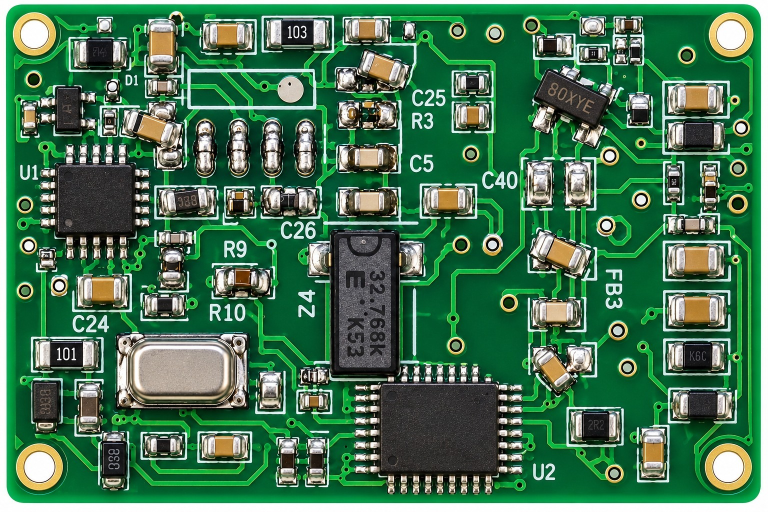
#> input picture new1/goodpcb.jpeg, 1536 x 1024 px (shown at 1/2 size)
$ python -i green_board.py   (imports and definitions only)
#> lines starting #> are read from the running program, lines starting #| are printed output that depends on the picture; after the words box and inside, x2 and y2 are one past the last pixel; in counts of white or black regions, pixels touching at a corner belong together
#> further down, picture is the input picture: PIL image 1536x1024 RGB; mean R, G, B 68.8, 118.8, 84.6
"""Find the green PCB in a camera frame so defect inference only sees the board."""

from __future__ import annotations

import cv2
import numpy as np
from typing import NamedTuple

from PIL import Image

# OpenCV hue runs 0–179. Solder mask ranges from bright yellow-green (~40) to dark blue-green (~105);
# the saturation floor keeps out white and grey tables, which share the hue but carry little colour.
GREEN_LOW = np.array([35, 45, 15], dtype=np.uint8)
GREEN_HIGH = np.array([110, 255, 255], dtype=np.uint8)
MIN_BOARD_AREA = 0.04  # of the frame; smaller green patches are not treated as a board
MIN_GREEN_FILL = 0.25  # share of real green pixels inside the region; dark or grey surfaces fall well below
EDGE_MARGIN = 0.01  # of the frame side; a board this close to an edge is treated as cut off by it
MIN_EDGE_BOARD_AREA = 0.15  # a board cut off by the frame edge must still cover this much of the frame
MAX_WORK_SIDE = 640
PADDING = 0.02  # of the board size, so components on the edge stay in the crop


def _board_contour(rgb: np.ndarray):
    """Largest green region in a downscaled copy, with the scale used, or None."""
    height, width = rgb.shape[:2]
#> height = 1024; width = 1536
    scale = min(1.0, MAX_WORK_SIDE / max(width, height))
#> scale = 0.417
    small = cv2.resize(rgb, (round(width * scale), round(height * scale)), interpolation=cv2.INTER_AREA) if scale < 1 else rgb
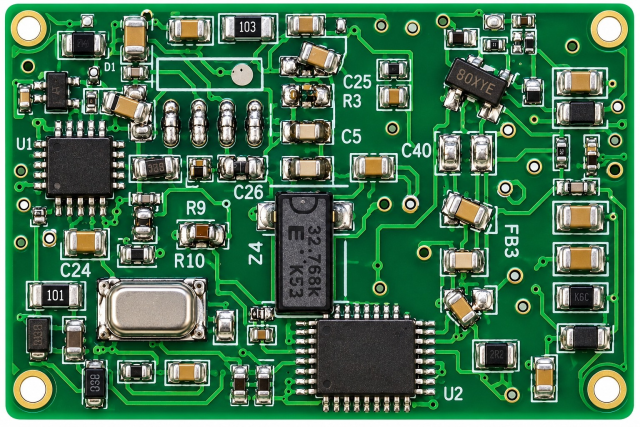
#> small: shape (427, 640, 3); mean R, G, B 68.8, 118.8, 84.6
    hsv = cv2.cvtColor(cv2.GaussianBlur(small, (5, 5), 0), cv2.COLOR_RGB2HSV)
#> hsv: shape (427, 640, 3); mean H, S, V 63.4, 137.4, 121.1
    raw = cv2.inRange(hsv, GREEN_LOW, GREEN_HIGH)
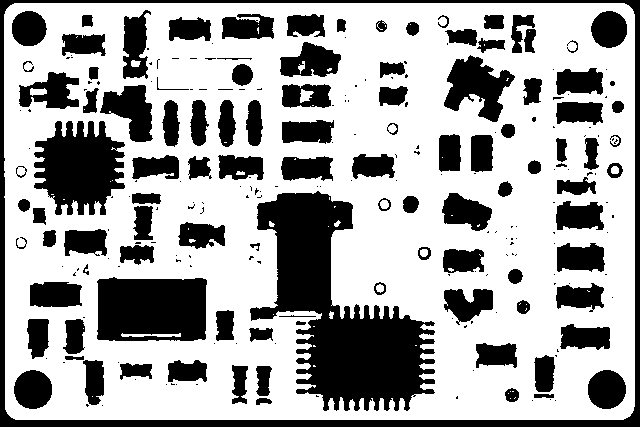
#> raw: shape (427, 640); 65.1% white; 251 black regions (143 under 20 px), largest, box (x1, y1, x2, y2) and area: (250, 191, 435, 411) 18562, (0, 0, 640, 427) 10578, (97, 277, 207, 341) 6503
    # Close the gaps left by silver pads, white silkscreen and black ICs, then drop specks.
    side = max(5, round(min(small.shape[:2]) * 0.04)) | 1
#> side = 17
    kernel = cv2.getStructuringElement(cv2.MORPH_RECT, (side, side))
    mask = cv2.morphologyEx(raw, cv2.MORPH_CLOSE, kernel, iterations=2)
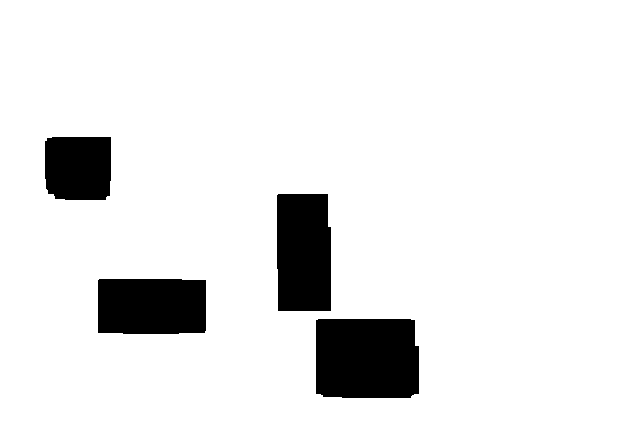
#> mask: shape (427, 640); 91.2% white; 4 black regions, box (x1, y1, x2, y2) and area: (316, 319, 419, 398) 7950, (277, 194, 331, 311) 6176, (98, 279, 206, 334) 5861, (45, 137, 111, 200) 4019
    mask = cv2.morphologyEx(mask, cv2.MORPH_OPEN, kernel)
#> mask: shape (427, 640); 91.2% white; 3 black regions, box (x1, y1, x2, y2) and area: (277, 194, 419, 398) 14248, (98, 279, 206, 334) 5861, (45, 137, 111, 200) 4019
    contours, _ = cv2.findContours(mask, cv2.RETR_EXTERNAL, cv2.CHAIN_APPROX_SIMPLE)
#> contours = [[[0, 0], [0, 426], [639, 426], [639, 0]]]
    if not contours:
        return None
    board = max(contours, key=cv2.contourArea)
#> board = [[0, 0], [0, 426], [639, 426], [639, 0]]
    area = cv2.contourArea(board)
#> area = 272214
    if area < MIN_BOARD_AREA * small.shape[0] * small.shape[1]:
        return None
    region = np.zeros_like(raw)
    cv2.drawContours(region, [board], -1, 255, cv2.FILLED)
#> region: shape (427, 640); every value is 255
    if cv2.countNonZero(cv2.bitwise_and(raw, region)) < MIN_GREEN_FILL * area:
        return None
    return board.astype(np.float32) / scale


def find_green_board(image: Image.Image) -> dict | None:
    """Return the board's normalized axis-aligned {x, y, w, h}, or None when no green board is visible."""
    board = _board_contour(np.asarray(image.convert("RGB")))
    if board is None:
        return None
    x, y, w, h = cv2.boundingRect(board)
    return {"x": x / image.width, "y": y / image.height, "w": min(w, image.width - x) / image.width, "h": min(h, image.height - y) / image.height}


class BoardCrop(NamedTuple):
    image: Image.Image  # the straightened board, everything outside its outline painted white
    region: dict  # normalized axis-aligned box in the frame, plus the straightening angle
    mask: np.ndarray  # 255 where the crop is board, 0 where it was background


def crop_green_board(image: Image.Image, require_full_view: bool = True) -> tuple[str, BoardCrop | None]:
    """Cut out just the green board, straightened if it lies at an angle.

    Returns ("ok", crop), ("none", None) when no board is visible, or ("partial", None)
    when only a sliver of a board at the frame edge is visible. Uploaded photos are often cropped tight to the
    board, so callers pass require_full_view=False for them.
    """
    rgb = np.asarray(image.convert("RGB"))
    board = _board_contour(rgb)
#> board = [[0, 0], [0, 1022.4], [1533.6, 1022.4], [1533.6, 0]]
    if board is None:
        return "none", None
    x, y, w, h = cv2.boundingRect(board)
#> x = 0; y = 0; w = 1534; h = 1023
    margin_x, margin_y = EDGE_MARGIN * rgb.shape[1], EDGE_MARGIN * rgb.shape[0]
#> margin_x = 15.36; margin_y = 10.24
    clipped = x <= margin_x or y <= margin_y or x + w >= rgb.shape[1] - margin_x or y + h >= rgb.shape[0] - margin_y
#> clipped = True
    # A large board clipped by the frame is still inspected; a sliver at the edge is a board not yet in place.
    if require_full_view and clipped and cv2.contourArea(board) < MIN_EDGE_BOARD_AREA * rgb.shape[0] * rgb.shape[1]:
        return "partial", None
    mask = np.zeros(rgb.shape[:2], dtype=np.uint8)
    cv2.drawContours(mask, [cv2.convexHull(board.astype(np.int32))], -1, 255, cv2.FILLED)
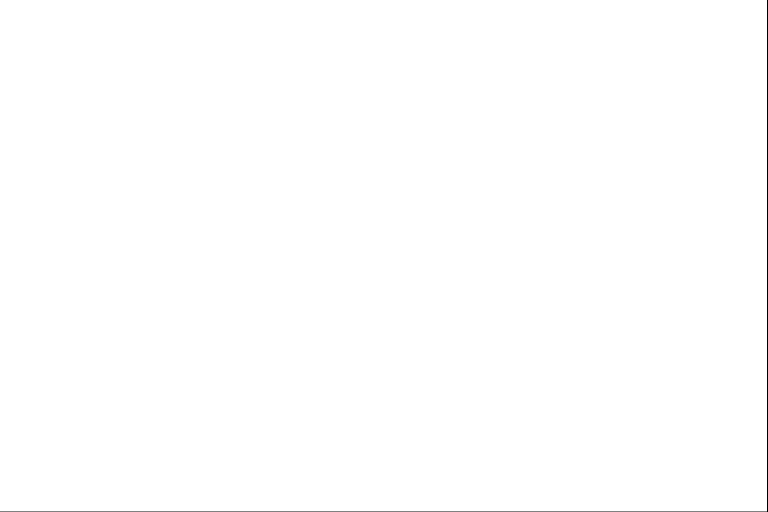
#> mask: shape (1024, 1536) (shown at 1/2 size); 99.8% white; 1 black region, box (x1, y1, x2, y2) and area: (0, 0, 1536, 1024) 3582
    (cx, cy), (w, h), angle = cv2.minAreaRect(board)
#> cx = 766.8; cy = 511.2; w = 1022.4; h = 1533.6; angle = -90
    # Keep the turn under 45° so the board is straightened, not flipped on its side.
    if angle > 45:
        angle -= 90
        w, h = h, w
    elif angle < -45:
        angle += 90
#> angle = 0
        w, h = h, w
#> w = 1533.6; h = 1022.4
    w, h = w * (1 + 2 * PADDING), h * (1 + 2 * PADDING)
#> w = 1594.9; h = 1063.3
    if abs(angle) >= 2:
        matrix = cv2.getRotationMatrix2D((cx, cy), angle, 1.0)
        size = (rgb.shape[1], rgb.shape[0])
        rgb = cv2.warpAffine(rgb, matrix, size, flags=cv2.INTER_LINEAR, borderMode=cv2.BORDER_REPLICATE)
        mask = cv2.warpAffine(mask, matrix, size, flags=cv2.INTER_NEAREST, borderValue=0)
    left, top = max(0, round(cx - w / 2)), max(0, round(cy - h / 2))
#> left = 0; top = 0
    right, bottom = min(rgb.shape[1], round(cx + w / 2)), min(rgb.shape[0], round(cy + h / 2))
#> right = 1536; bottom = 1024
    if right - left < 64 or bottom - top < 64:
        return "none", None
    crop, crop_mask = rgb[top:bottom, left:right].copy(), mask[top:bottom, left:right]
    # Belt, mesh and table beside the board are not inspected; a few pixels of margin keep edge parts.
    keep = cv2.dilate(crop_mask, cv2.getStructuringElement(cv2.MORPH_ELLIPSE, (9, 9)))
#> keep: shape (1024, 1536); every value is 255
    crop[keep == 0] = 255
    region = find_green_board(image) | {"angle": round(float(angle), 1)}
#> in find_green_board, `x, y, w, h = cv2.boundingRect(board)`: x = 0; w = 1534; h = 1023
#> region = {'x': 0, 'y': 0, 'w': 0.999, 'h': 0.999, 'angle': 0}
    return "ok", BoardCrop(Image.fromarray(crop), region, crop_mask)


def share_inside(mask: np.ndarray, box: dict) -> float:
    """Fraction of a normalized box that lies on the board."""
    height, width = mask.shape
    left, top = max(0, int(box["x"] * width)), max(0, int(box["y"] * height))
    right, bottom = min(width, int(round((box["x"] + box["w"]) * width))), min(height, int(round((box["y"] + box["h"]) * height)))
    if right <= left or bottom <= top:
        return 0.0
    return float(np.count_nonzero(mask[top:bottom, left:right])) / ((right - left) * (bottom - top))

>>> from PIL import Image
>>> picture = Image.open('../new1/goodpcb.jpeg')
>>> result = crop_green_board(picture)
